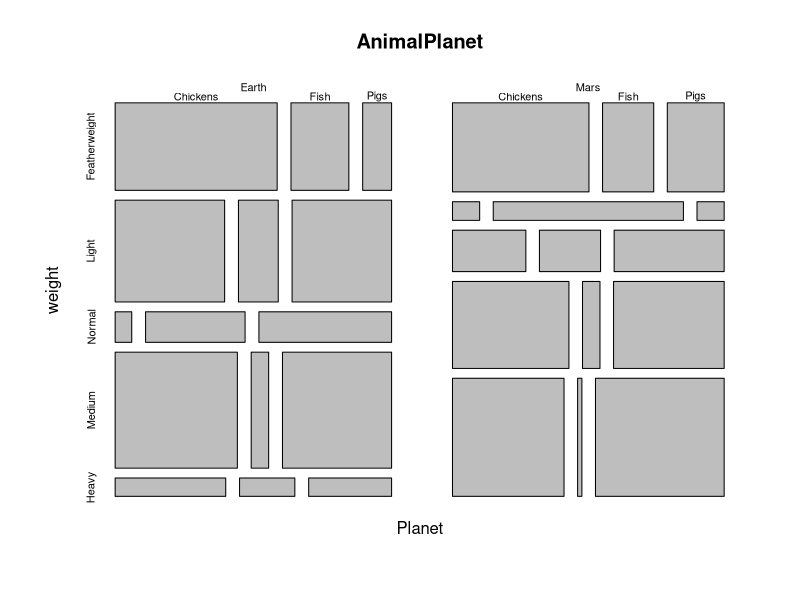
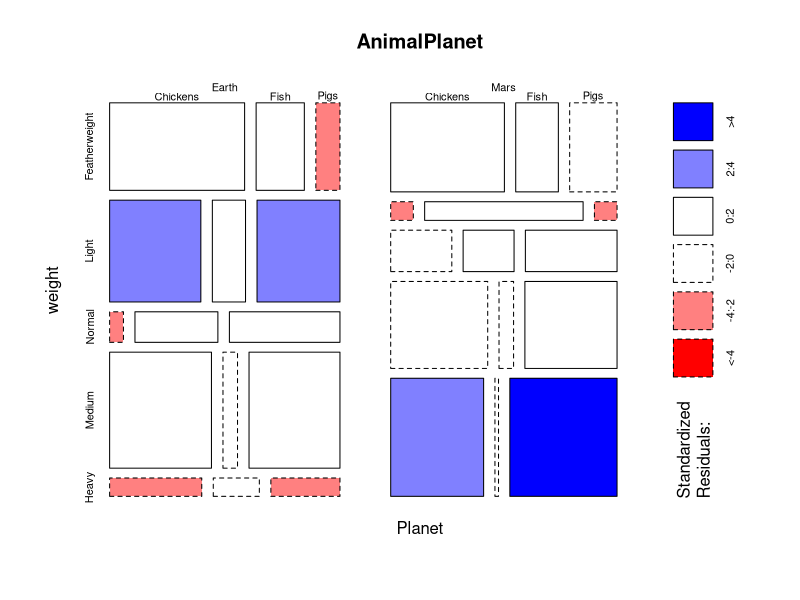
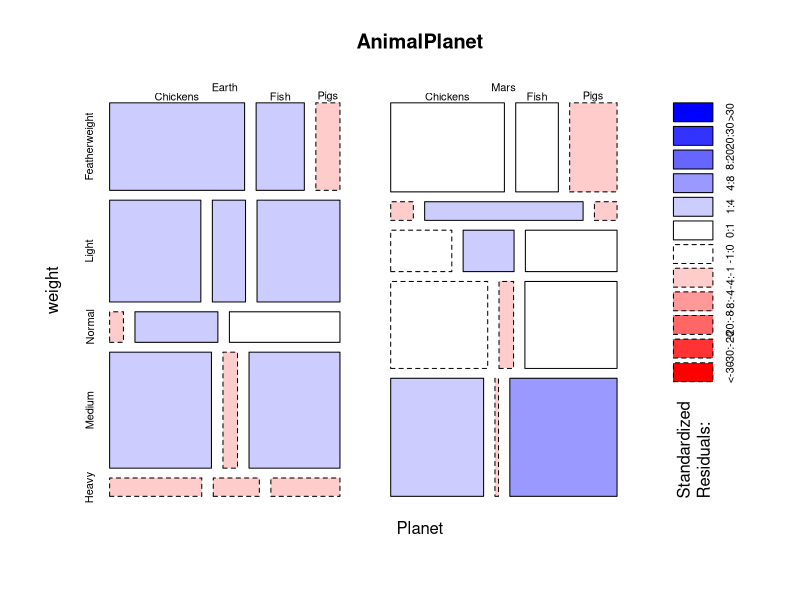
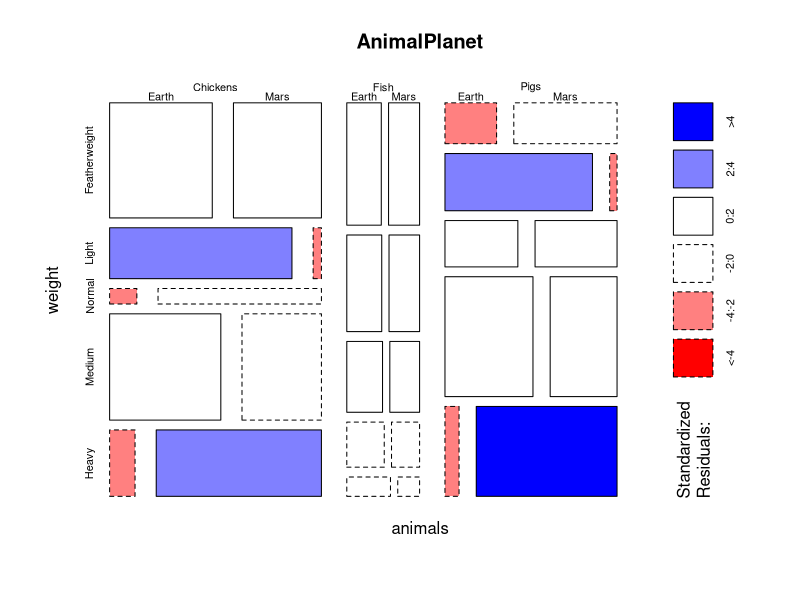
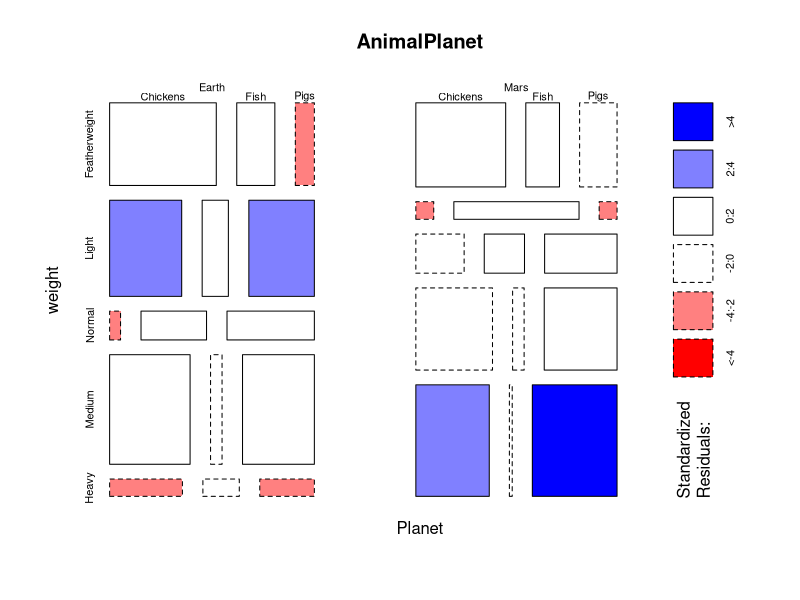
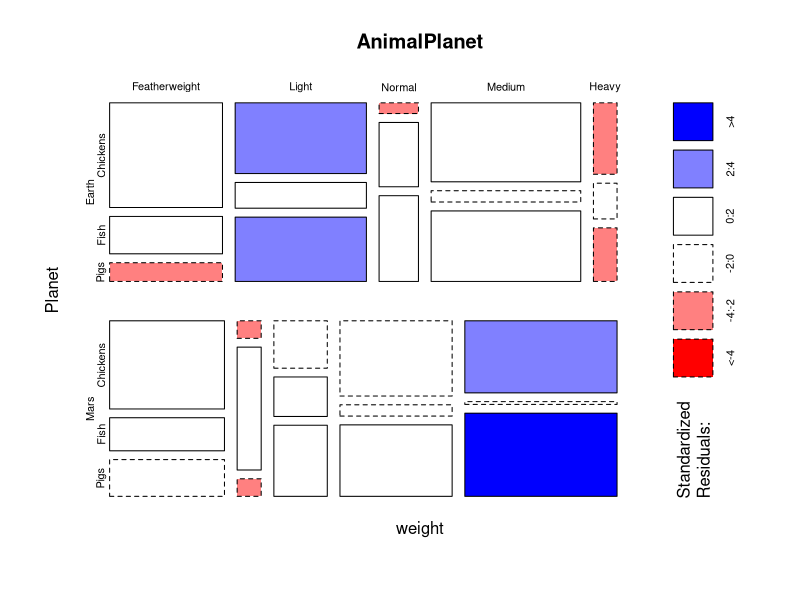
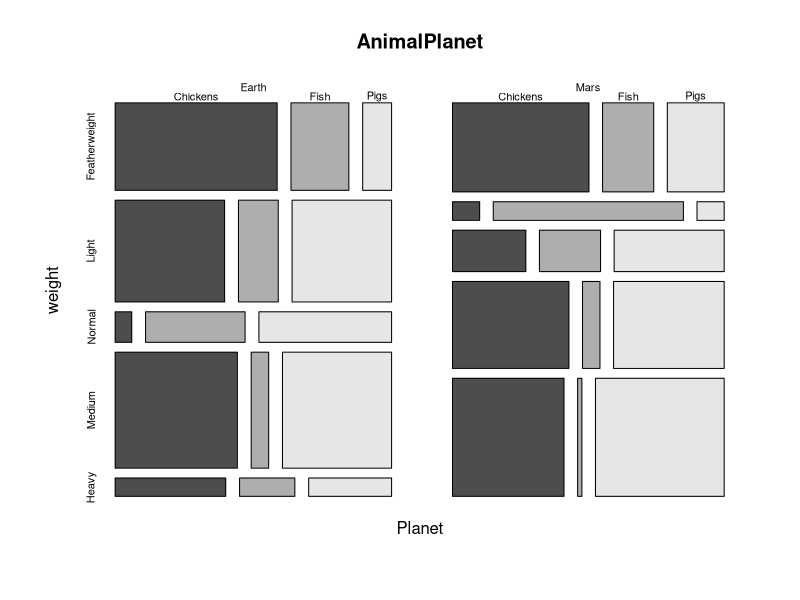
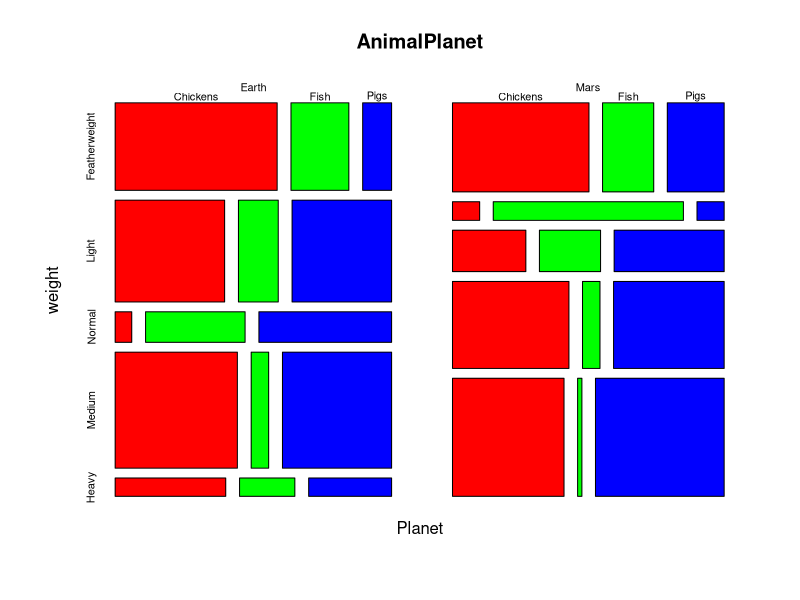

Source code (R) for these figures, in order:
# Description: mosaicplot

# build an array for demonstration
sample1 <- as.integer(runif(10, min = 1, max = 30))
sample2 <- c(10:1)
sample3 <- sample(1:30, 10)

AnimalPlanet <- array(c(sample1, sample2, sample3), 
                 dim = c(2,5,3),
                 dimnames = list(
                   "Planet" = c("Earth", "Mars"),
                   "weight" = c("Featherweight", "Light", "Normal", "Medium", "Heavy" ),
                   "animals" = c("Chickens", "Fish", "Pigs")
                   )
                 )

mosaicplot(AnimalPlanet)

# playin with options
mosaicplot(AnimalPlanet, shade = TRUE)
mosaicplot(AnimalPlanet, shade = fivenum(AnimalPlanet))

mosaicplot(AnimalPlanet, shade = TRUE, sort = c(3,2,1))
mosaicplot(AnimalPlanet, shade = TRUE, off = c(20,15,20))
mosaicplot(AnimalPlanet, shade = TRUE, dir = c("h","v","h"))
mosaicplot(AnimalPlanet, color = TRUE)
mosaicplot(AnimalPlanet, color = c("red","green","blue"))
mosaicplot(AnimalPlanet, cex.axis = .5)
mosaicplot(AnimalPlanet, las = 1) # 0, 1, 2, 3
mosaicplot(AnimalPlanet, type = "f")

# also uses ~ for formula substitution